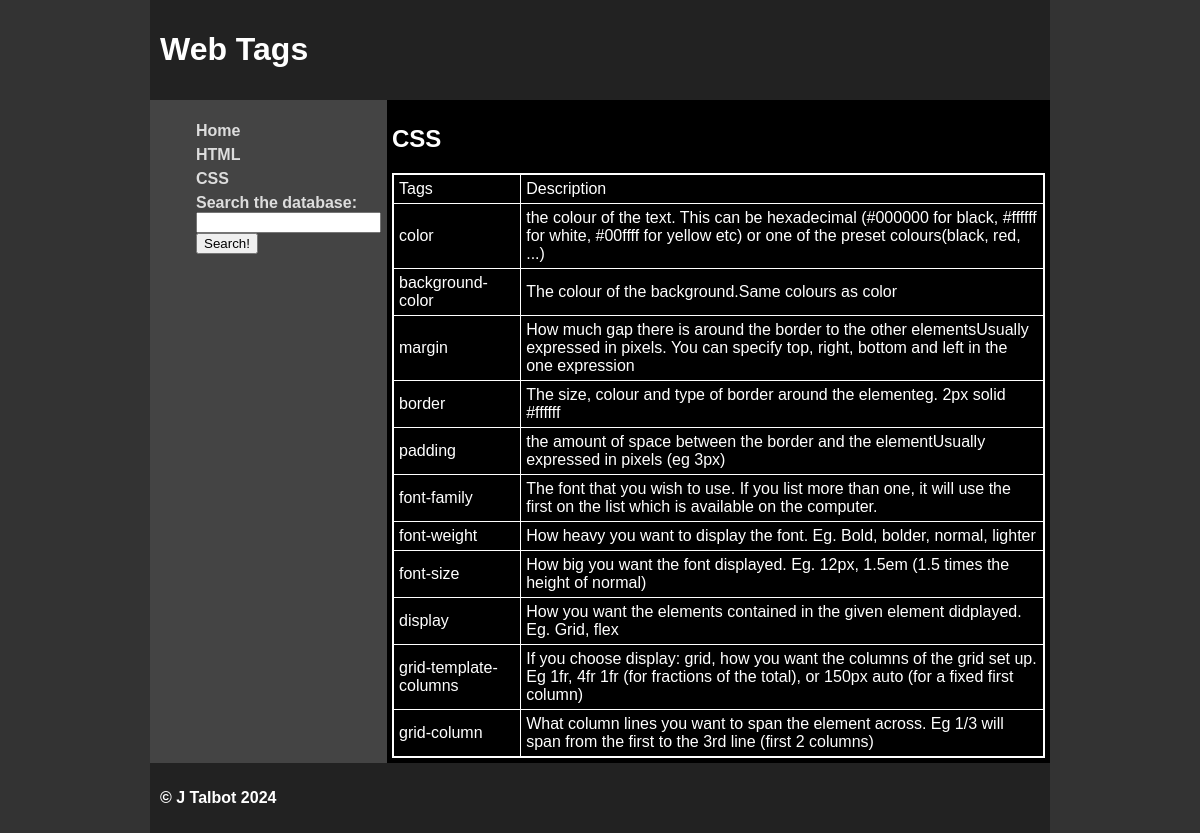
Screenshot of /display/CSS with the database file from the repository.
### tables this page shows
CREATE TABLE web_tags
(
    id          integer not null
        constraint id
            primary key autoincrement,
    Type        TEXT,
    Tags        TEXT,
    Description TEXT
);

### app.py (the view)
@app.route('/display/<table_type>')
def render_display_page(table_type):  # put application's code here
    query = "SELECT Tags, Description FROM web_tags WHERE type = ? "
    connection = create_connection(DATABASE)
    cursor = connection.cursor()
    cursor.execute(query, (table_type, ))
    data_list = cursor.fetchall()
    print(data_list)
    return render_template("display.html", data=data_list, page_title=table_type)

### app.py (called while the page is built)
def create_connection(db_filename):
    try:
        connection = sqlite3.connect(db_filename)
        return connection
    except Error as e:
        print(e)
        return None

### templates/display.html
{% extends "base.html" %}
{% block main %}
    <h2>{{ page_title }}</h2>
    <table>
        <thead>
        <tr>
            <td>Tags</td>
            <td>Description</td>
        </tr>
        </thead>
        <tbody>
            {%  for row in data %}
                <tr>
                        <td>{{ row[0] }}</td>
                        <td>{{ row[1] }}</td>
                </tr>
            {%  endfor %}
        </tbody>
    </table>
{% endblock %}

### static/CSS/style.css (style rules this page uses)
html { background-color: #333333; }
body { background-color: #000000; color: #ffffff; font-family: 'Ubuntu', 'Lucida Grande', 'Lucida Sans Unicode', 'Geneva', 'Verdana', sans-serif; width: 75%; margin: auto; display: grid; grid-template-columns: 1fr 4fr; }
table { border: 2px solid #ffffff; width: 100%; border-collapse: collapse; }
th, td { border: 1px solid #ffffff; padding: 5px; }

### rows the page displays
web_tags: Tags "color", Description "the colour of the text. This can be hexadecimal (#000000 for black, #ffffff for white, #00ffff for yellow etc) or one of the preset colours(black, red, ...)"
web_tags: Tags "background-color", Description "The colour of the background.Same colours as color"
web_tags: Tags "margin", Description "How much gap there is around the border to the other elementsUsually expressed in pixels. You can specify top, right, bottom and left in the one expression"
web_tags: Tags "border", Description "The size, colour and type of border around the elementeg. 2px solid #ffffff"
web_tags: Tags "padding", Description "the amount of space between the border and the elementUsually expressed in pixels (eg 3px)"
web_tags: Tags "font-family", Description "The font that you wish to use. If you list more than one, it will use the first on the list which is available on the computer."
web_tags: Tags "font-weight", Description "How heavy you want to display the font. Eg. Bold, bolder, normal, lighter"
web_tags: Tags "font-size", Description "How big you want the font displayed. Eg. 12px, 1.5em (1.5 times the height of normal)"
web_tags: Tags "display", Description "How you want the elements contained in the given element didplayed. Eg. Grid, flex"
web_tags: Tags "grid-template-columns", Description "If you choose display: grid, how you want the columns of the grid set up. Eg 1fr, 4fr 1fr (for fractions of the total), or 150px auto (for a fixed first column)"
web_tags: Tags "grid-column", Description "What column lines you want to span the element across. Eg 1/3 will span from the first to the 3rd line (first 2 columns)"

### other values shown
{{ page_title }} "CSS"
